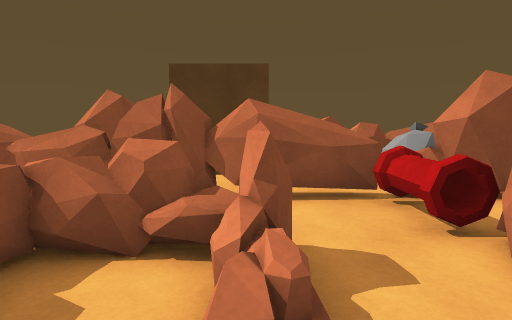
view 1 (above)

19 first-person views from a walk through a scene from a Unity 3-D project. The camera is 1.5 m above the floor, tilts 6° down and sees 75° across. The floor is counted in squares, 1 m on a side. Each view is taken from the middle of a square. On the plan, view 1 faces up. The plan holds only what a view shows up to about 15 squares ahead; the rest is blank. The place goes on beyond the plan. Door leaves are left out, so doorways stand open. Some surface patterns are stand-ins.

view 2
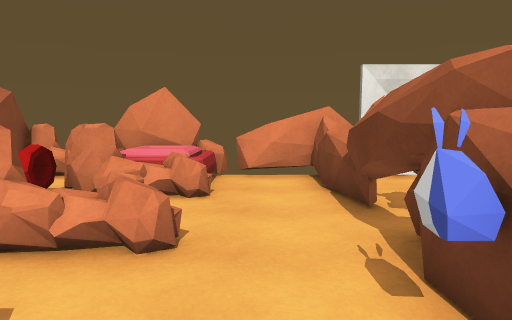

view 3
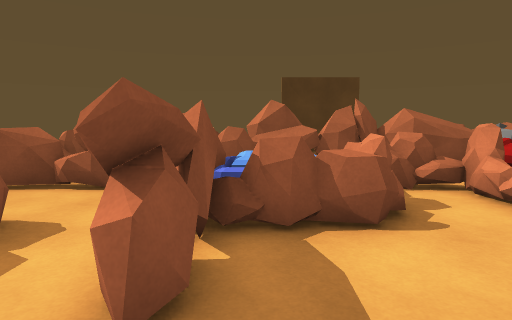

view 4
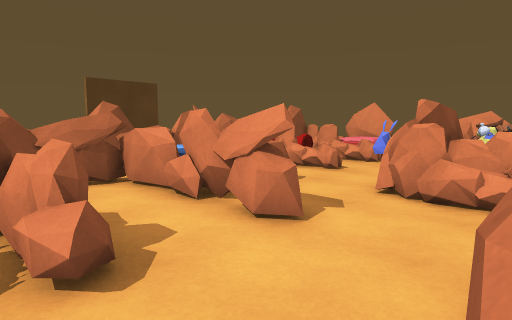

view 5
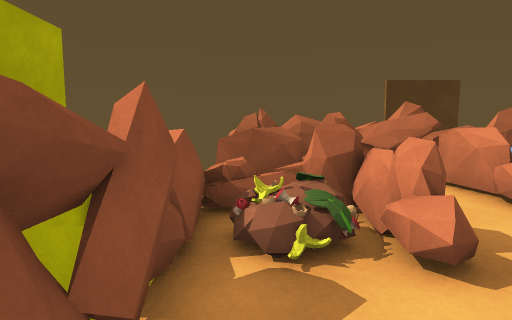

view 6
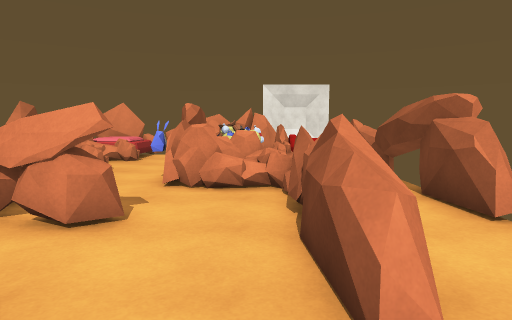

view 7
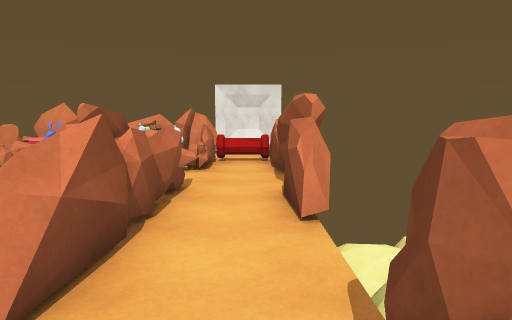

view 8
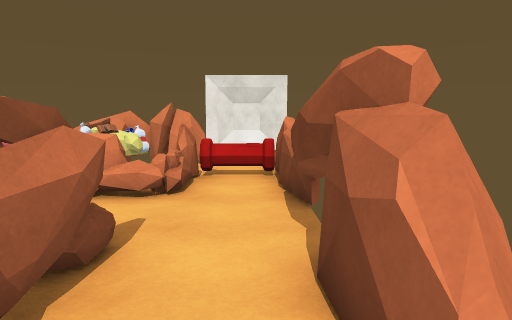

view 9
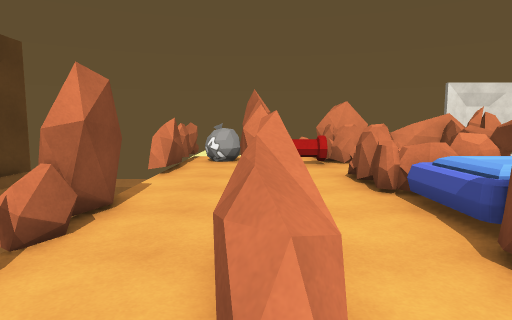

view 10
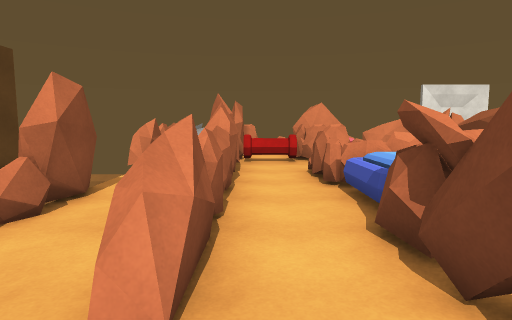

view 11
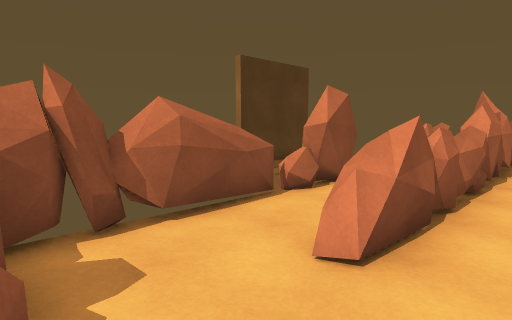

view 12
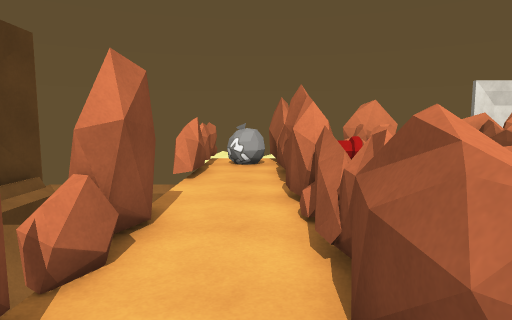

view 13
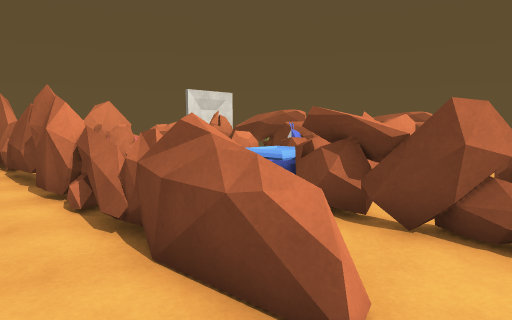

view 14
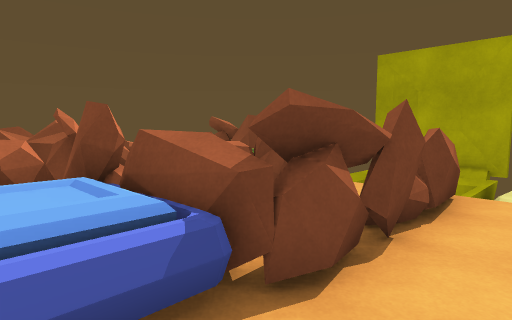

view 15
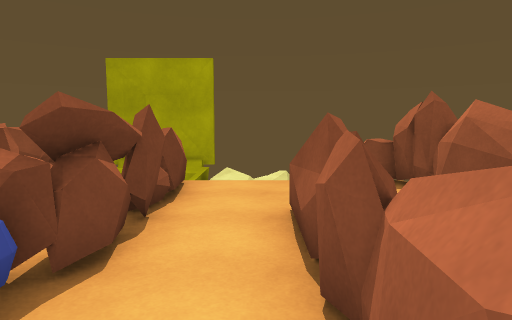

view 16
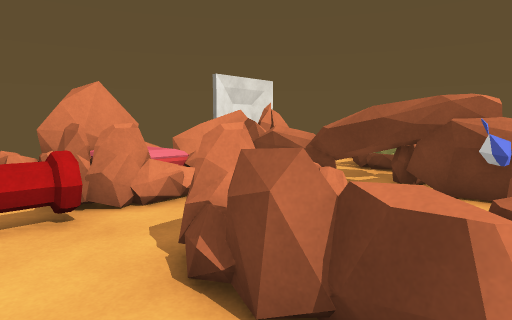

view 17
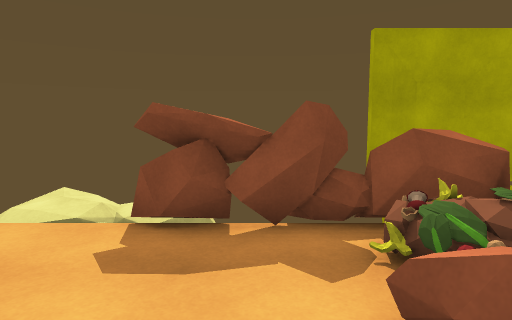

view 18
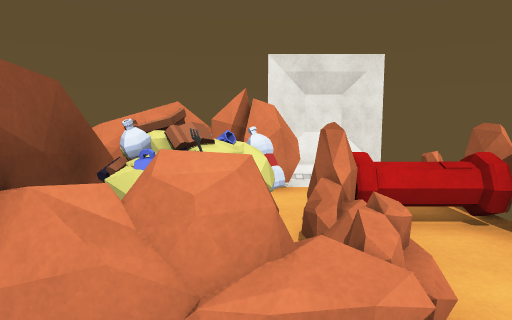

view 19
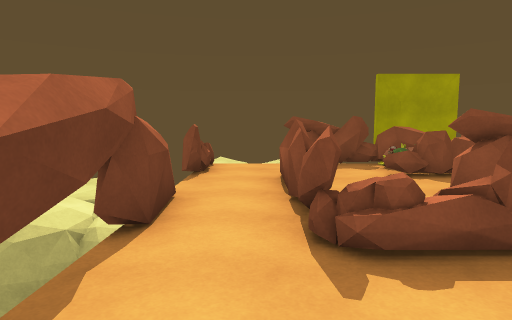

### Floor plan
Key: @ floor where view 1 was taken; # wall or solid block; x gap in a wall; . main floor; - floor 0.75 m lower than the main floor; / step, stairs or slope; D open door; = window, fence, low wall or low ledge; ^ raised ledge; v drop or lower ground; O other object.
Columns run from 12 left of view 1 to 6 right of it. Each row starts with its distance up from view 1.
 10 #####=x###..D=#####
  9 =...........DD.OO
  8 =...........DD.OO
  7  ..=^#===###D#==###
  6 /..............O..#
  5 /.............OO..=
  4 #==D###OOx===..##^#
  3   DD..=OO=..#..#OO#
  2 ..DD..=OO=..x..OOO#
  1 =^#D..#===..=..=..x
  0 #.O=..#.....@.....=
 -1 #OO=..#...O.......#
 -2 #..=.....=#####=###
 -3 #........#..=OO...#
 -4 #........=..=OO...#
 -5 O..==#===#..==##..#
 -6 -..............O..
 -7 v..............O..
 -8 =x#x-vx#####==####=

Positions as (right, up) in squares from view 1, and headings:
1: (0, 0), facing up
2: (-4, 0), facing right
3: (-5, -4), facing up
4: (-10, -5), facing up-right
5: (-11, -5), facing up
6: (-11, -4), facing right
7: (-11, -7), facing right
8: (-7, -7), facing right
9: (-10, 7), facing right
10: (-11, 6), facing right
11: (-12, 5), facing up-right
12: (-9, 8), facing right
13: (-10, 9), facing down-right
14: (-4, 6), facing down-left
15: (-3, 6), facing left
16: (-3, 6), facing down-right
17: (-7, -3), facing left
18: (-2, -4), facing right
19: (1, -6), facing left
